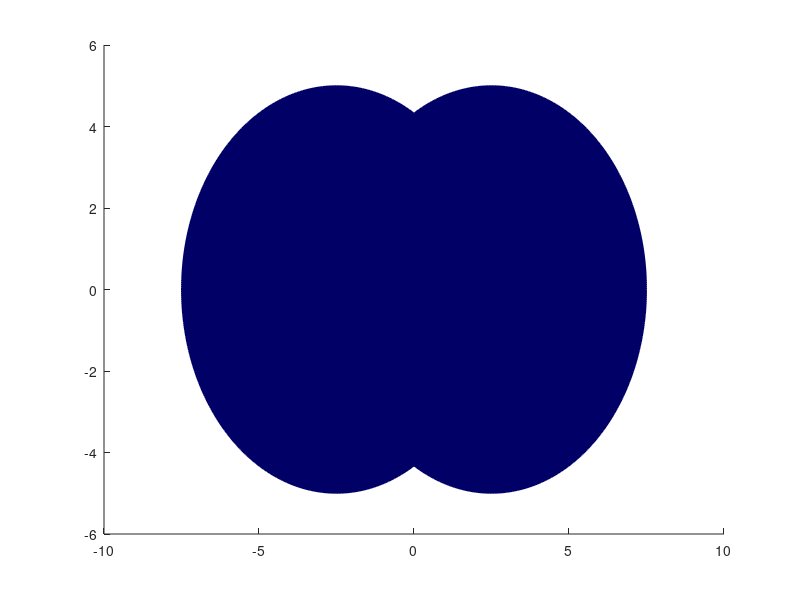

Write MATLAB code to recreate this figure.

clc # Clear the Command Window

d = input("Distance between Entrance & Exit of wormhole : ");
R = input("Radius of Wormhole : ");

x0 = input("Initial x coordinate of Particle : ");
y0 = input("Initial y coordinate of Particle : ");

v0 = input("Velocity of Particle : ");
theta = input("Initial Angle : ");

tf=100; #total simulation time
dt=0.5; #time steps

theta=(pi/180)*theta; # convert theta to radian
i=1; #counter
t=1; #initial time
x=x0;
y=y0;
vx=v0*cos(theta); #x componant of velocity
vy=v0*sin(theta); #y componant of velocity

#coordinates of circle
xc1=0.5*d;
yc1=0;
xc2=-0.5*d;
yc2=0;

xm=[]; #x matrix to store data of particle's x coordinates 
ym=[]; #y matrix to store data of particle's y coordinates 


while t<tf
  t=i*dt;
  x=x+(vx*dt);
  y=y+(vy*dt);
 
  xm(i)=x;
  ym(i)=y;
  
  r1=sqrt((x-xc1)^2+(y-yc1)^2);
  r2=sqrt((x-xc2)^2+(y-yc2)^2);
  
  if r1<=R
    xc=0.5*d;
    yc=0;
    theta=atan2(y-yc,x-xc);
    x=-xc-R*cos(theta);
    
    #Velocity transformation 
    vr=(vx*cos(theta))+(vy*sin(theta));
    v0=(-vx*sin(theta))+(vy*cos(theta));
    vx=(vr*cos(theta))+(v0*sin(theta));
    vy=(-vr*sin(theta))+(v0*cos(theta));
    
    x=x+(vx*dt);
    y=y+(vy*dt);
  endif
  if r2<=R
    xc=-0.5*d;
    yc=0;
    theta=pi-atan2(y-yc,x-xc);
    x=-xc+R*cos(theta);
    
    #Velocity transformation 
    vr=(-vx*cos(theta))+(vy*sin(theta));
    v0=(vx*sin(theta))+(vy*cos(theta));
    vx=(-vr*cos(theta))+(-v0*sin(theta));
    vy=(-vr*sin(theta))+(v0*cos(theta));
    
    x=x+(vx*dt);
    y=y+(vy*dt);
  endif
  i++;
endwhile

figure;
hold on
theta1=0:0.01:2*pi; 

# Plotting the holes
a1=(d/2)+R*cos(theta1);
b1=R*sin(theta1);
a2=-(d/2)-R*cos(theta1);
b2=R*sin(theta1);

fill(a1,b1,[0,0,0.4],'edgecolor',[0,0,0.4])
fill(a2,b2,[0,0,0.4],'edgecolor',[0,0,0.4])

for t=1:i-1
hold on

#Ploting the Particle trajactory 
p=plot(xm(t),ym(t),'.r','markersize',30);
pause(0.01)
delete(p)
end 
#-------------------------------------------------------------------------------
#                               END OF PROGRAM
#-------------------------------------------------------------------------------